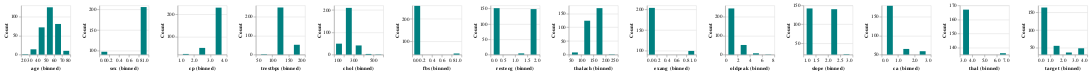

Notebook code cell kept with this figure:
### Code cell
#Distribution of Values
##Note: drop some uncessary features

alt.Chart(df).mark_bar(size = 12, color = "teal").encode(
x = alt.X(alt.repeat()).bin(maxbins=5).scale(zero=False),
y = alt.Y('count()').scale(zero=False).title("Count")
).properties(
    width = 100, height = 100
).repeat(
    list(df.columns)
)

### Figure 1 — Vega-Lite specification as saved in the notebook (floating-point values rounded to 4 significant figures; data arrays with more than 128 entries replaced by an {"elided": "..."} marker saying what was removed)
{"config": {"view": {"continuousWidth": 300, "continuousHeight": 300}}, "repeat": ["age", "sex", "cp", "trestbps", "chol", "fbs", "restecg", "thalach", "exang", "oldpeak", "slope", "ca", "thal", "target"], "spec": {"data": {"name": "data-c392a2ac421d8048828b8764e32dbb25"}, "mark": {"type": "bar", "color": "teal", "size": 12}, "encoding": {"x": {"bin": {"maxbins": 5}, "field": {"repeat": "repeat"}, "scale": {"zero": false}}, "y": {"aggregate": "count", "scale": {"zero": false}, "title": "Count", "type": "quantitative"}}, "height": 100, "width": 100}, "$schema": "https://vega.github.io/schema/vega-lite/v5.15.1.json", "datasets": {"data-c392a2ac421d8048828b8764e32dbb25": {"elided": "303 records"}}}
